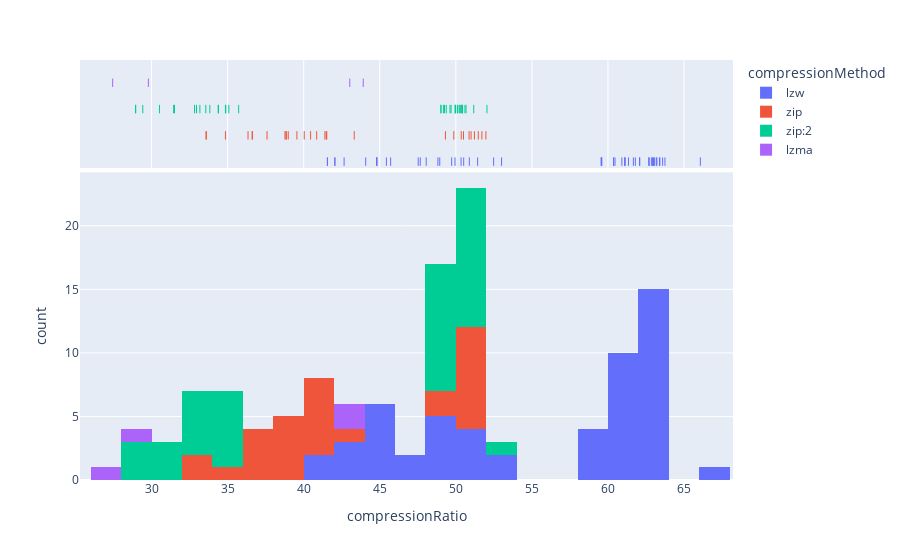

Notebook code cell kept with this figure:
### Code cell
import plotly.express as px
df = cmDF
# Here we use a column with categorical data
fig = px.histogram(df, x="compressionRatio",color='compressionMethod',nbins=25,marginal="rug", # can be `box`, `violin`
                         hover_data=df.columns)
fig.show()
